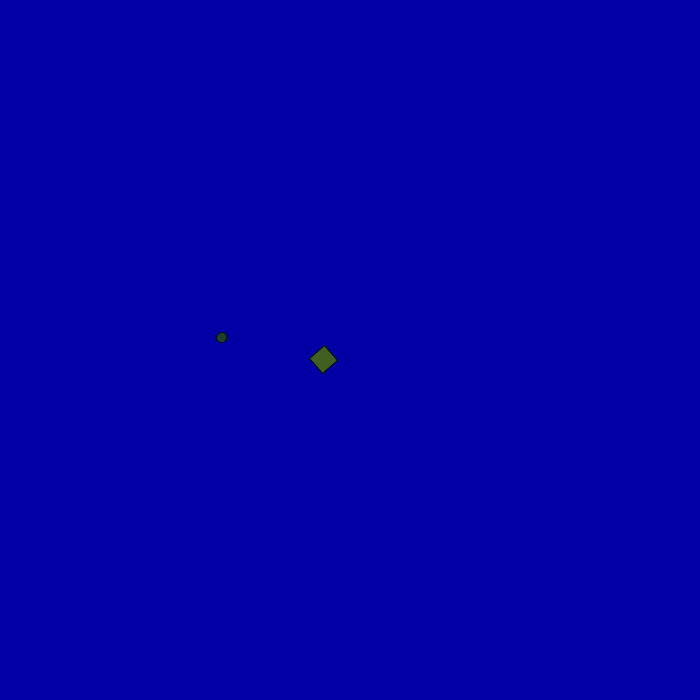
Frame 1 (no input)
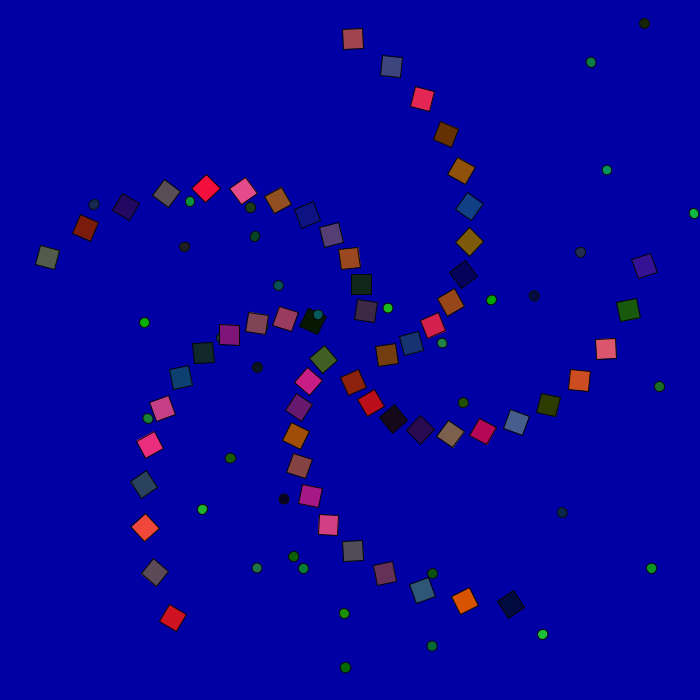
Frame 60 (the mouse pressed at the canvas centre just before this capture)
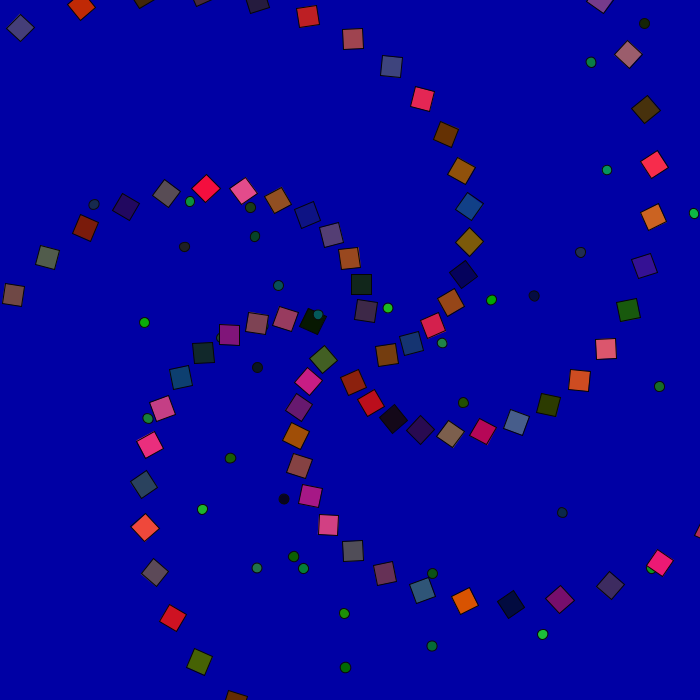
Frame 120 (the mouse held since frame 60 and released just before this capture)

The Processing sketch that drew these frames (run headless with seeded random() and noise(); from frame 60 on, the mouse is pressed at the canvas centre):

// Processing sketch: processing_136075
// ── processing_136075.pde

float x=15;
float y=20;

float a=10;
float b=10;


void setup(){
  size(700,700);
  background(0,0,random(255));
}
  
  
  void draw(){
    fill(random(255),random(100),random(150));
    stroke(5);
    frameRate(15);
    translate(350,350);
    rotate(x);
    rect(1+x,0,y,y);
    x=x+5;
    
    fill(random(35),random(200), random(95));
    stroke(10);
    frameRate(10);
    translate(100,100);
    rotate(a);
    ellipse(3+a,0,b,b);
    a=a+10;
  }
